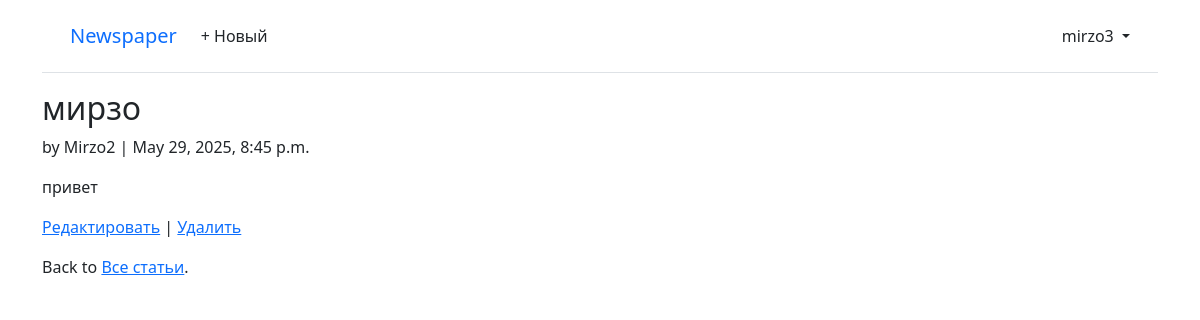
The app's page /articles/3/ (signed in) with its own data.
### accounts/models.py (models this page shows)
class CustomUser(AbstractUser):
    age = models.PositiveIntegerField(null=True, blank=True)

### articles/models.py (models this page shows, shortened)
class Article(models.Model):
    title = models.CharField(max_length=255)
    body = models.TextField()
    date = models.DateTimeField(auto_now_add=True)
    author = models.ForeignKey(
        settings.AUTH_USER_MODEL,
        on_delete=models.CASCADE,
    )

### articles/views.py (the view)
# urls.py: path("<int:pk>/", ArticleDetailView.as_view(), name="article_detail"),      # новый
class ArticleDetailView(LoginRequiredMixin, DetailView):  # новое
    model = Article
    template_name = "article_detail.html"

### templates/article_detail.html
{% extends "base.html" %}
{% block content %}
<div class="article-entry">
    <h2>{{ object.title }}</h2>
    <p>by {{ object.author }} | {{ object.date }}</p>
    <p>{{ object.body }}</p>
</div>
<p><a href="{% url 'article_edit' article.pk %}">Редактировать</a> |
    <a href="{% url 'article_delete' article.pk %}">Удалить</a></p>
<p>Back to <a href="{% url 'article_list' %}">Все статьи</a>.</p>
{% endblock content %}

### templates/base.html (shortened to what this page needs)
<!DOCTYPE html>
<html>
<head>
    <link href="https://cdn.jsdelivr.net/npm/bootstrap@5.0.2/dist/css/bootstrap.min.css" rel="stylesheet">
</head>
<body>
    <div class="container">
        <header class="p-3 mb-3 border-bottom">
            <div class="container">
                <div class="d-flex flex-wrap align-items-center justify-content-center justify-content-lg-start">
                    <a class="navbar-brand" href="{% url 'home' %}">Newspaper</a>
                    <ul class="nav col-12 col-lg-auto me-lg-auto mb-2 justify-content-center mb-md-0">
                        {% if user.is_authenticated %}
                        <li><a href="{% url 'article_new' %}" class="nav-link px-2 link-dark">+ Новый</a></li>
                    </ul>
                    <div class="dropdown text-end">
                        <a href="#" class="d-block link-dark text-decoration-none dropdown-toggle" id="dropdownUser1" data-bs-toggle="dropdown" aria-expanded="false">
                            {{ user.username }}
                        </a>
                    </div>
                    {% else %}
                    <div class="text-end">
                        <a href="{% url 'login' %}" class="btn btn-outline-primary me-2">Войти</a>
                        <a href="{% url 'signup' %}" class="btn btn-primary">Регистрация</a>
                    </div>
                    {% endif %}
                </div>
            </div>
        </header>
        <main>
            {% block content %}
            {% endblock content %}
        </main>
    </div>
</body>
</html>

### records on screen
CustomUser: username "mirzo3"
Article: title "мирзо", author "Mirzo2", date "May 29, 2025, 8:45 p.m.", body "привет"
